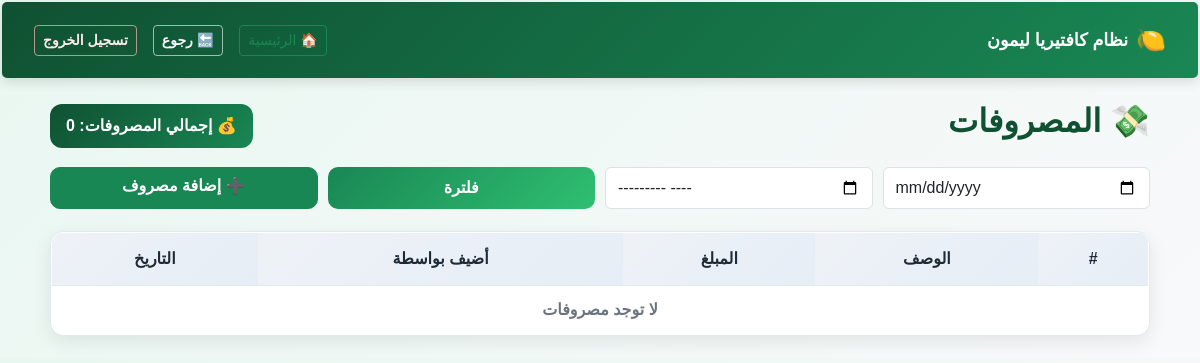
The app's page /expenses/ (signed in), older data.
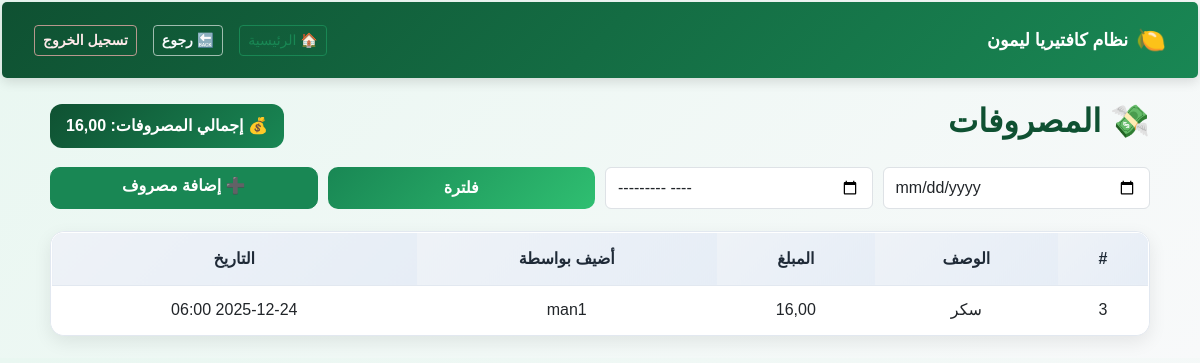
The same page, newer data.
### expenses/models.py (models this page shows, shortened)
class Expense(models.Model):
    description = models.CharField(max_length=100)
    amount = models.DecimalField(max_digits=10, decimal_places=2)
    created_by = models.ForeignKey(
        settings.AUTH_USER_MODEL,
        on_delete=models.CASCADE
    )
    created_at = models.DateTimeField(auto_now_add=True)

### staff/models.py (models this page shows, shortened)
class CustomUser(AbstractUser):
    ROLES = (
        ('manager', 'مدير'),
        ('cashier', 'كاشير'),
        ('staff', 'موظف'),
    )
    role = models.CharField(max_length=20, choices=ROLES, default='staff')
    full_name = models.CharField(max_length=150)
    phone_number = models.CharField(max_length=20, blank=True)
    location = models.CharField(max_length=255, blank=True)
    manager_pin = models.CharField(
        max_length=128,
        blank=True,
        null=True,
        verbose_name="رمز المدير"
    )

### expenses/views.py (the view)
# urls.py: path('', views.expense_list, name='list'),
@user_passes_test(is_manager)
def expense_list(request):
    expenses = Expense.objects.all().order_by('-created_at')
    day = request.GET.get('day')
    month = request.GET.get('month')
    if day:
        day = datetime.strptime(day, "%Y-%m-%d").date()
        expenses = expenses.filter(created_at__date=day)
    elif month:
        month = datetime.strptime(month, "%Y-%m").date()
        expenses = expenses.filter(
            created_at__year=month.year,
            created_at__month=month.month
        )
    else:
        expenses = expenses.filter(created_at__date=now().date())
    total_expenses = sum(e.amount for e in expenses)
    return render(request, 'expenses/expense_list.html', {
        'expenses': expenses,
        'total_expenses': total_expenses
    })

### pos_system/utils.py (called while the page is built)
def is_manager(user):
    return user.is_authenticated and user.role == 'manager'

### templates/expenses/expense_list.html (shortened to what this page needs)
{% extends "base.html" %}
{% load static %}
{% block extra_css %}
<link rel="stylesheet" href="{% static 'css/expenses-list.css' %}">
{% endblock %}
{% block content %}
<div class="expenses-page">
    <div class="expenses-header">
        <h2>💸 المصروفات</h2>
        <div class="expenses-total">
            💰 إجمالي المصروفات: <strong>{{ total_expenses }}</strong>
        </div>
    </div>
    <form method="get" class="expenses-filter">
        <input type="date" name="day" class="form-control">
        <input type="month" name="month" class="form-control">
        <button class="btn btn-primary">
            فلترة
        </button>
        <a href="{% url 'expenses:add' %}" class="btn btn-success">
            ➕ إضافة مصروف
        </a>
    </form>
    <div class="table-wrapper">
        <table class="expenses-table">
            <thead>
                <tr>
                    <th>#</th>
                    <th>الوصف</th>
                    <th>المبلغ</th>
                    <th>أضيف بواسطة</th>
                    <th>التاريخ</th>
                </tr>
            </thead>
            <tbody>
            {% for expense in expenses %}
                <tr>
                    <td>{{ expense.id }}</td>
                    <td>{{ expense.description }}</td>
                    <td>{{ expense.amount }}</td>
                    <td>{{ expense.created_by.full_name|default:expense.created_by.username }}</td>
                    <td>{{ expense.created_at|date:"Y-m-d H:i" }}</td>
                </tr>
            {% empty %}
                <tr>
                    <td colspan="5" class="empty-row">
                        لا توجد مصروفات
                    </td>
                </tr>
            {% endfor %}
            </tbody>
        </table>
    </div>
</div>
{% endblock %}

Row changes from the older to the newer data that the page shows:
added Expense: id "3", description "سكر", amount "16,00", created_by.full_name "man1", created_at "2025-12-24 06:00"
Text that changed along with them:
{{ total_expenses }}: "0" → "16,00"
text no longer shown: "لا توجد مصروفات"
